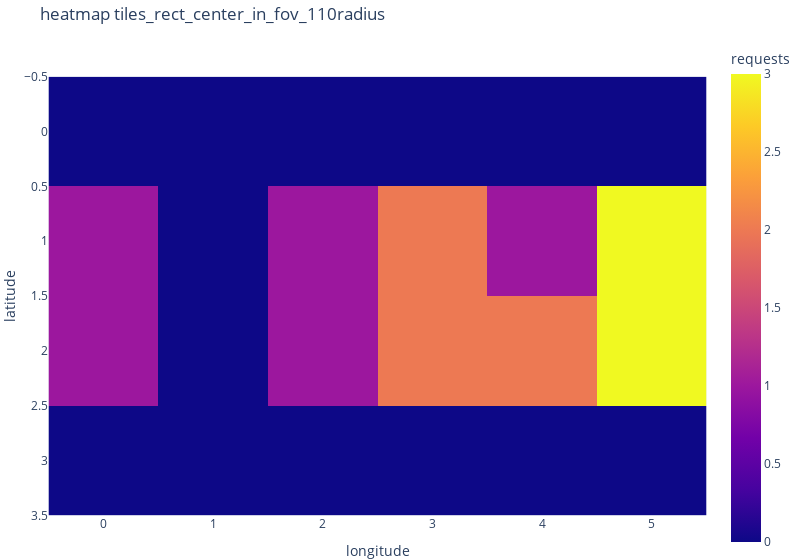
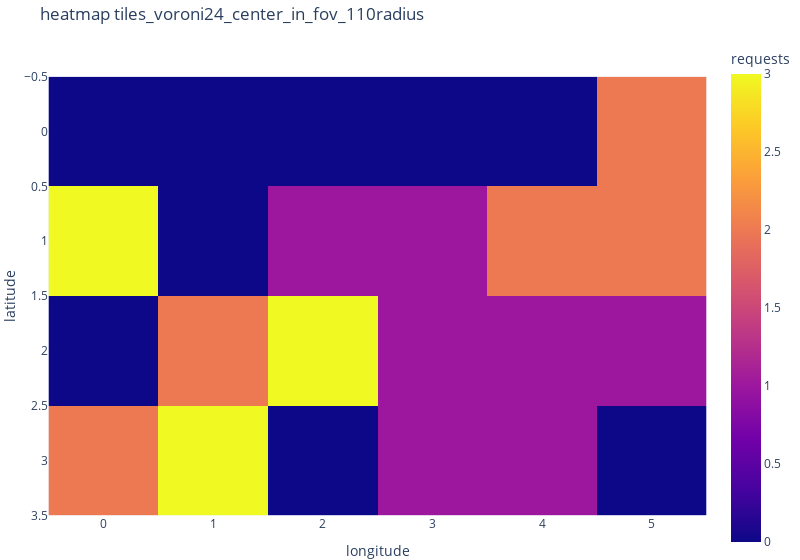
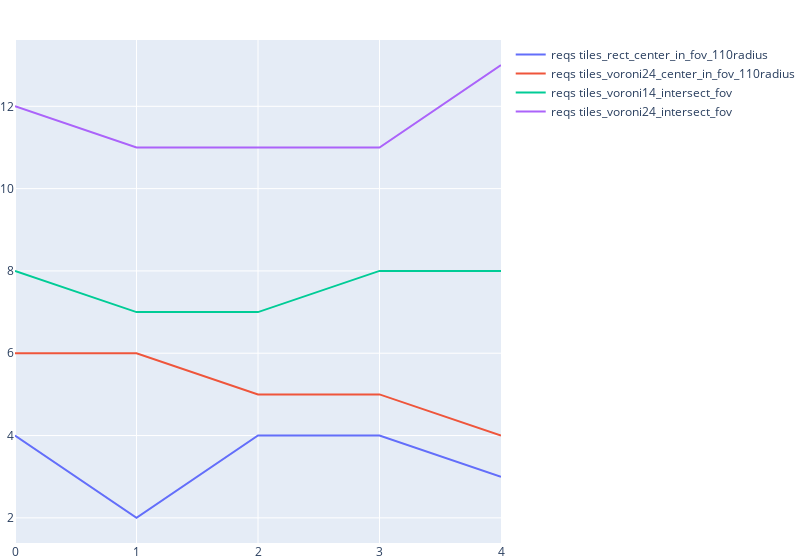
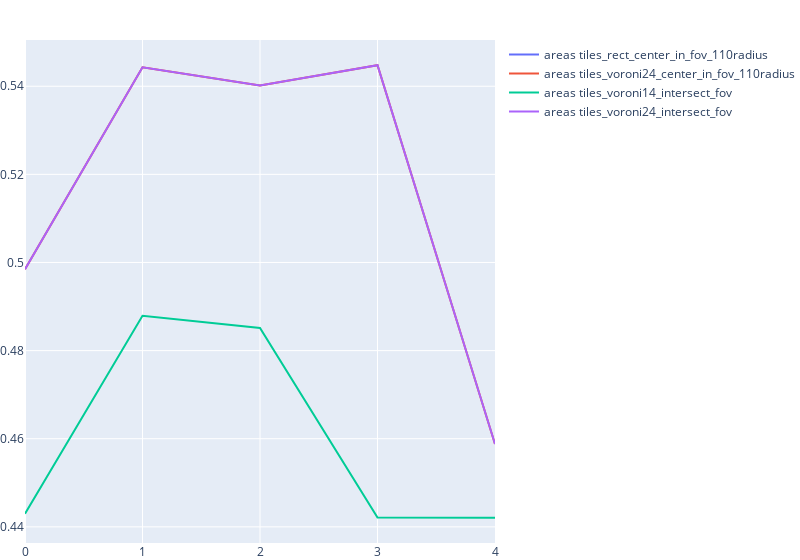

These figures' notebook cell, in order:
### Code cell
# -- heatmap from_position_to_tile_center_covered
from exp_voroni import *

# plot_reqs_per_func(get_traces_one_video_one_user(), [
plot_reqs_per_func(get_traces_one_video_one_user()[::20], [
    tiles_rect_center_in_fov_110radius,
    tiles_voroni24_center_in_fov_110radius,
    tiles_voroni14_intersect_fov,
    tiles_voroni24_intersect_fov,
# ])
], True)

### Figure 1 — Plotly figure (JSON) as saved in the notebook; plotly's stock layout.template omitted (floating-point values rounded to 4 significant figures)
{"data": [{"coloraxis": "coloraxis", "hovertemplate": "longitude: %{x}<br>latitude: %{y}<br>requests: %{z}<extra></extra>", "name": "0", "type": "heatmap", "xaxis": "x", "yaxis": "y", "z": [[0, 0, 0, 0, 0, 0], [1, 0, 1, 2, 1, 3], [1, 0, 1, 2, 2, 3], [0, 0, 0, 0, 0, 0]]}], "layout": {"coloraxis": {"colorbar": {"title": {"text": "requests"}}, "colorscale": [[0, "#0d0887"], [0.1111, "#46039f"], [0.2222, "#7201a8"], [0.3333, "#9c179e"], [0.4444, "#bd3786"], [0.5556, "#d8576b"], [0.6667, "#ed7953"], [0.7778, "#fb9f3a"], [0.8889, "#fdca26"], [1, "#f0f921"]]}, "margin": {"b": 0, "l": 0, "r": 0, "t": 40}, "title": {"text": "heatmap tiles_rect_center_in_fov_110radius"}, "width": 800, "xaxis": {"anchor": "y", "constrain": "domain", "domain": [0, 1], "scaleanchor": "y", "title": {"text": "longitude"}}, "yaxis": {"anchor": "x", "autorange": "reversed", "constrain": "domain", "domain": [0, 1], "title": {"text": "latitude"}}}}

### Figure 2 — Plotly figure (JSON) as saved in the notebook; plotly's stock layout.template omitted (floating-point values rounded to 4 significant figures)
{"data": [{"coloraxis": "coloraxis", "hovertemplate": "longitude: %{x}<br>latitude: %{y}<br>requests: %{z}<extra></extra>", "name": "0", "type": "heatmap", "xaxis": "x", "yaxis": "y", "z": [[0, 0, 0, 0, 0, 2], [3, 0, 1, 1, 2, 2], [0, 2, 3, 1, 1, 1], [2, 3, 0, 1, 1, 0]]}], "layout": {"coloraxis": {"colorbar": {"title": {"text": "requests"}}, "colorscale": [[0, "#0d0887"], [0.1111, "#46039f"], [0.2222, "#7201a8"], [0.3333, "#9c179e"], [0.4444, "#bd3786"], [0.5556, "#d8576b"], [0.6667, "#ed7953"], [0.7778, "#fb9f3a"], [0.8889, "#fdca26"], [1, "#f0f921"]]}, "margin": {"b": 0, "l": 0, "r": 0, "t": 40}, "title": {"text": "heatmap tiles_voroni24_center_in_fov_110radius"}, "width": 800, "xaxis": {"anchor": "y", "constrain": "domain", "domain": [0, 1], "scaleanchor": "y", "title": {"text": "longitude"}}, "yaxis": {"anchor": "x", "autorange": "reversed", "constrain": "domain", "domain": [0, 1], "title": {"text": "latitude"}}}}

### Figure 3 — Plotly figure (JSON) as saved in the notebook; plotly's stock layout.template omitted (floating-point values rounded to 4 significant figures)
{"data": [{"mode": "lines", "name": "reqs tiles_rect_center_in_fov_110radius", "type": "scatter", "y": [4, 2, 4, 4, 3]}, {"mode": "lines", "name": "reqs tiles_voroni24_center_in_fov_110radius", "type": "scatter", "y": [6, 6, 5, 5, 4]}, {"mode": "lines", "name": "reqs tiles_voroni14_intersect_fov", "type": "scatter", "y": [8, 7, 7, 8, 8]}, {"mode": "lines", "name": "reqs tiles_voroni24_intersect_fov", "type": "scatter", "y": [12, 11, 11, 11, 13]}], "layout": {"margin": {"b": 0, "l": 0, "r": 0, "t": 40}, "width": 800}}

### Figure 4 — Plotly figure (JSON) as saved in the notebook; plotly's stock layout.template omitted (floating-point values rounded to 4 significant figures)
{"data": [{"mode": "lines", "name": "areas tiles_rect_center_in_fov_110radius", "type": "scatter", "y": [null, null, null, null, null]}, {"mode": "lines", "name": "areas tiles_voroni24_center_in_fov_110radius", "type": "scatter", "y": [0.4985, 0.5443, 0.5402, 0.5448, 0.4588]}, {"mode": "lines", "name": "areas tiles_voroni14_intersect_fov", "type": "scatter", "y": [0.443, 0.4879, 0.4851, 0.4421, 0.442]}, {"mode": "lines", "name": "areas tiles_voroni24_intersect_fov", "type": "scatter", "y": [0.4985, 0.5443, 0.5402, 0.5448, 0.4588]}], "layout": {"margin": {"b": 0, "l": 0, "r": 0, "t": 40}, "width": 800}}
